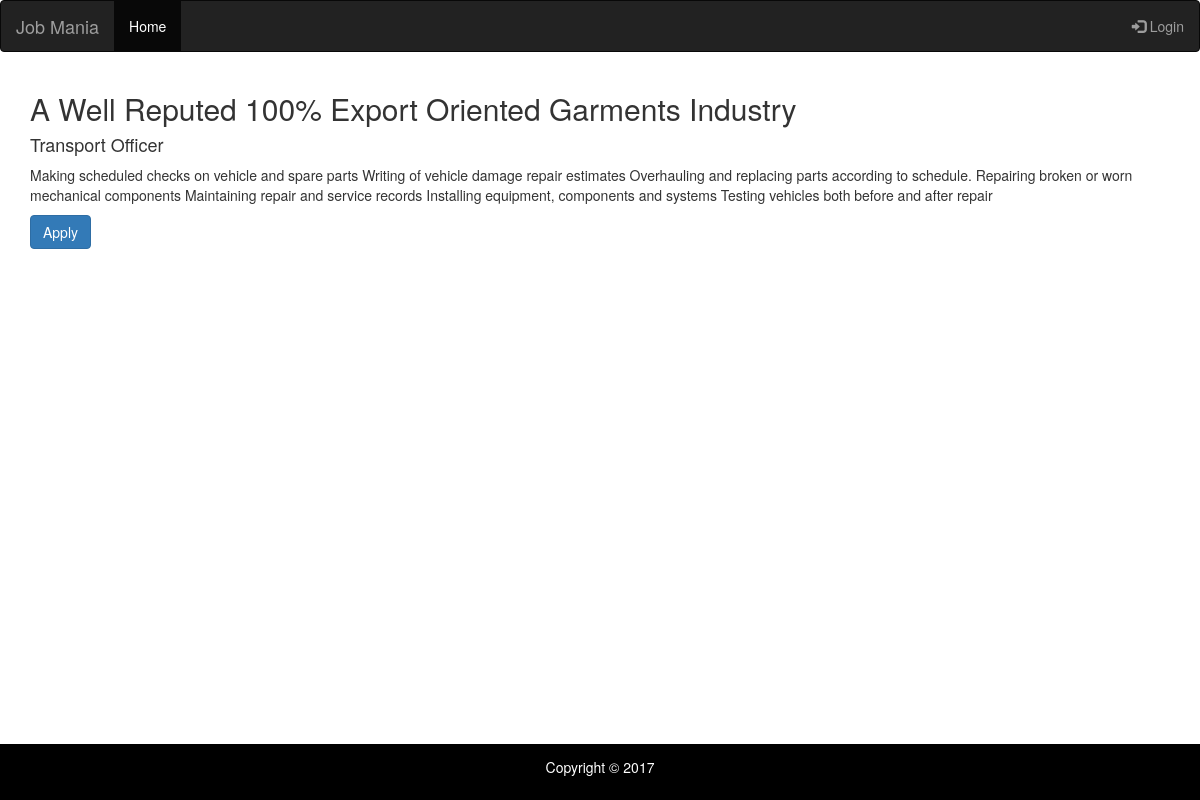
The page /jobDetails.php?id=4 on the database its author committed.
### tables this page shows
CREATE TABLE `jobs` (
  `jobId` int(11) NOT NULL,
  `jobTitle` text NOT NULL,
  `jobDescription` text NOT NULL,
  `jobCategory` text NOT NULL,
  `jobLocation` text NOT NULL,
  `jobCompany` text NOT NULL
);

### jobDetails.php (the view, shortened to what this page needs)
<?php
include "dbconnect.php";
$id=$_GET['id'];
?>
<!doctype html>
<html>
    <head>
        <link rel="stylesheet" href="https://maxcdn.bootstrapcdn.com/bootstrap/3.3.7/css/bootstrap.min.css">
        <link rel="stylesheet" href="css/bootstrap.min.css">
        <link href="style.css" rel="stylesheet" type="text/css">
    </head>
    <body>
        <nav class="navbar navbar-inverse">
            <div class="container-fluid">
                <div class="navbar-header">
                    <a class="navbar-brand" href="index.php">Job Mania</a>
                </div>
                <ul class="nav navbar-nav">
                    <li role="presentation" class="active"><a href="index.php">Home</a></li>
                </ul>
                <ul class="nav navbar-nav navbar-right">
                    <li id="loginButton"><a href="#" id="loginButton" data-toggle="modal" data-target="#myModal"><span class="glyphicon glyphicon-log-in"></span> Login</a></li>
                </ul>
            </div>
        </nav>
        <div class="container">
            <?php
            $query="select * from jobs where jobId='$id'";
            $run=mysqli_query($conn,$query);
            while($row=mysqli_fetch_assoc($run)){
            ?>
            <div>
                <h2><?php echo $row['jobCompany'];?></h2>
                <h4><?php echo $row['jobTitle'];?></h4>
                <p><?php echo $row['jobDescription']?></p>
                <p><a href="jobApply.php?id=<?php echo $row['jobId']?>"><button type="subit" class="btn btn-primary btn-md">Apply</button></a></p>
            </div>
            <?php
            }
            ?>
        </div>
        <footer id="footer" class="footer navbar-fixed-bottom">
            <p>Copyright &copy; 2017</p>
        </footer>
    </body>
</html>

### style.css (style rules this page uses)
* { margin:0; padding:0; }
#footer { padding: 13px; background-color: black; color: white; clear: both; text-align: center; }

### rows shown on the page
jobs: jobCompany "A Well Reputed 100% Export Oriented Garments Industry", jobTitle "Transport Officer", jobDescription "Making scheduled checks on vehicle and spare parts Writing of vehicle damage repair estimates Overhauling and replacing parts according to schedule. Repairing broken or worn mechanical components Maintaining repair and service records Installing equipment, components and systems Testing vehicles both before and after repair"
